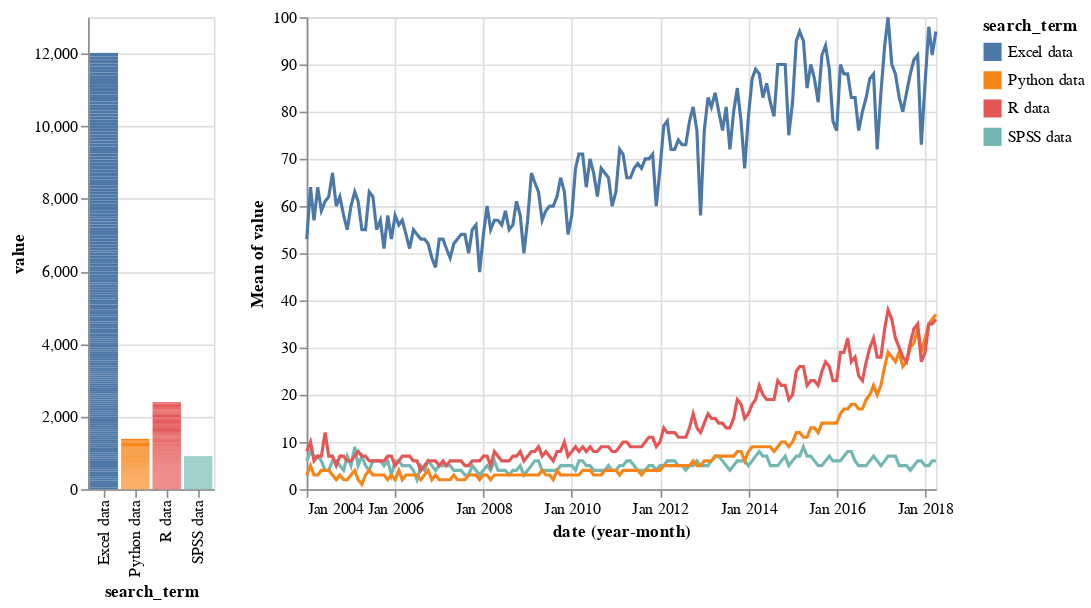

The notebook cell this image was saved under:
### Code cell
select_term = alt.selection(type="single",encodings=["x"])

trend_line = alt.Chart(trends).mark_line().encode(
    x="yearmonth(date):T",
    y="mean(value)",
    color="search_term"
).transform_filter(
    select_term
)

trend_bar = alt.Chart(trends).mark_bar().encode(
    x="search_term",
    y="value",
    color="search_term",
    tooltip="search_term"
).properties(
    selection=select_term
)

trend_bar|trend_line

### Figure 1 — Vega-Lite specification as saved in the notebook (floating-point values rounded to 4 significant figures; data arrays with more than 128 entries replaced by an {"elided": "..."} marker saying what was removed)
{"config": {"view": {"continuousWidth": 400, "continuousHeight": 300}}, "hconcat": [{"mark": "bar", "encoding": {"color": {"type": "nominal", "field": "search_term"}, "tooltip": {"type": "nominal", "field": "search_term"}, "x": {"type": "nominal", "field": "search_term"}, "y": {"type": "quantitative", "field": "value"}}, "selection": {"selector015": {"type": "single", "encodings": ["x"]}}}, {"mark": "line", "encoding": {"color": {"type": "nominal", "field": "search_term"}, "x": {"type": "temporal", "field": "date", "timeUnit": "yearmonth"}, "y": {"type": "quantitative", "aggregate": "mean", "field": "value"}}, "transform": [{"filter": {"selection": "selector015"}}]}], "data": {"name": "data-e98c37ccd35f211240bd82ee68b1da10"}, "$schema": "https://vega.github.io/schema/vega-lite/v4.8.1.json", "datasets": {"data-e98c37ccd35f211240bd82ee68b1da10": {"elided": "688 records"}}}
